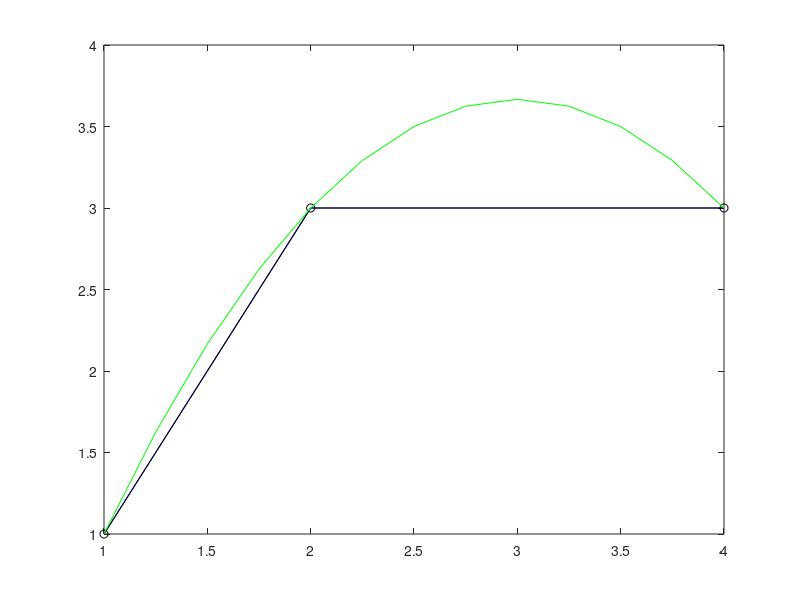

Write MATLAB code to recreate this figure.
x=[1 2 4];
y = [1 3 3];
plot(x,y,'ko')
hold on
plot(x,y,'b-')
xn = 1:0.25:4;
y1 = interp1(x,y,xn,'linear');
y2 = interp1(x,y,xn,'spline');
plot(xn,y1,'k-')
plot(xn,y2,'g-')
hold off